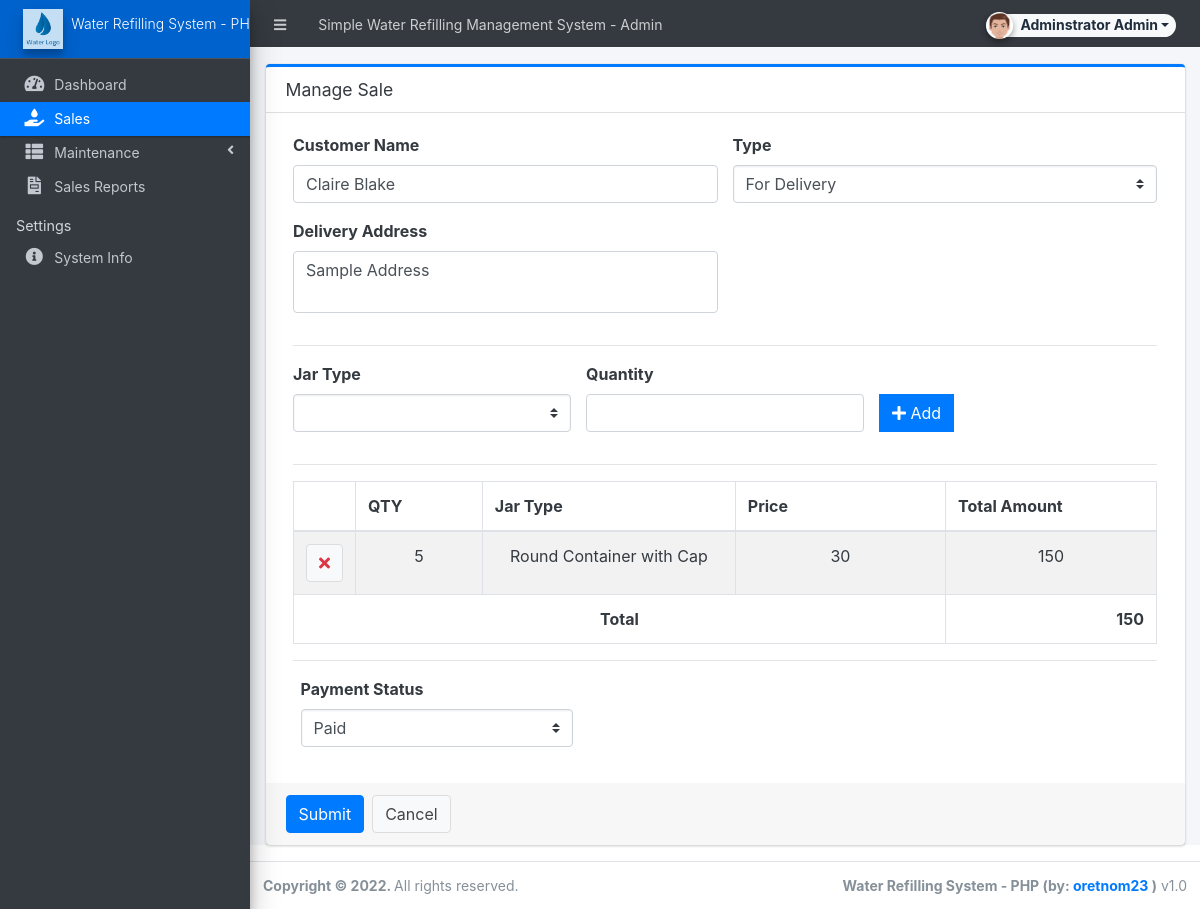
The page /admin/?page=sales/manage_sales&id=2 (signed in) on the database its author committed.
### tables this page shows
CREATE TABLE `sales_items` (
  `id` int(30) NOT NULL,
  `sales_id` int(30) NOT NULL,
  `jar_type_id` int(30) NOT NULL,
  `quantity` float NOT NULL,
  `price` float NOT NULL,
  `total_amount` float NOT NULL
);

CREATE TABLE `jar_types` (
  `id` int(30) NOT NULL,
  `name` text NOT NULL,
  `description` text NOT NULL,
  `pricing` float NOT NULL,
  `date_created` datetime NOT NULL DEFAULT current_timestamp(),
  `date_updated` datetime DEFAULT NULL ON UPDATE current_timestamp()
);

### admin/sales/manage_sales.php (the view, shortened to what this page needs)
<div class="card card-outline card-primary">
    <div class="card-header">
    <h3 class="card-title"><?php echo !isset($id) ? "Create New" : "Manage" ?> Sale</h3>
    </div>
    <div class="card-body">
        <div class="container-fluid">
            <form id="sales-form">
                <div class="row">
                    <div class="form-group col-sm-6">
                        <label class="control-label">Customer Name</label>
                        <input type="text" name="customer_name" class="form-control" id="customer_name" value="<?php echo isset($customer_name) ?  $customer_name : "Guest" ?>" reqiured>
                    </div>
                    <div class="form-group col-sm-6">
                        <label class="control-label">Type</label>
                        <select  id="type" name="type" class="custom-select select2">
                            <option value="2" <?php echo isset($type) && $type == 2 ? "selected" : "" ?>>For Delivery</option>
                        </select>
                    </div>
                </div>
                <div class="row" style="display:none" id="da-holder">
                    <div class="form-group col-sm-6">
                        <label class="control-label">Delivery Address</label>
                        <textarea type="text" rows="2" style="resize:none" name="delivery_address" class="form-control" id="delivery_address"><?php echo isset($delivery_address) ?  $delivery_address : "" ?></textarea>
                    </div>
                </div>
                <hr>
                <div class="row align-items-end">
                    <div class="form-group col-sm-4">
                        <label class="control-label">Jar Type</label>
                        <select  id="jar_type_id" class="custom-select select2">
                            <option value=""></option>
                            <?php
                            $j_qry = $conn->query("SELECT * FROM jar_types order by `name` asc");
                            while($row=$j_qry->fetch_assoc()):
                            ?>
                            <option value="<?php echo $row['id'] ?>" data-price="<?php echo $row['pricing'] ?>" ><?php echo $row['name'] ?></option>
                            <?php endwhile; ?>
                        </select>
                    </div>
                    <div class="form-group col-sm-4">
                        <label class="control-label">Quantity</label>
                        <input type="number" min="1" class="form-control" id="quantity">
                    </div>
                    <div class="col-sm-2 mb-3">
                        <button class="btn btn-primary btn-flat" type="button" id="add_to_list"><i class="fa fa-plus"></i> Add</button>
                    </div>
                </div>
                <hr>
                <table class="table table-bordered table-striped" id="item-list">
                    <colgroup>
                        <col width="5%">
                        <col width="15%">
                        <col width="30%">
                        <col width="25%">
                        <col width="25%">
                    </colgroup>
                    <thead>
                        <tr>
                            <th></th>
                            <th>QTY</th>
                            <th>Jar Type</th>
                            <th>Price</th>
                            <th>Total Amount</th>
                        </tr>
                    </thead>
                    <tbody>
                        <?php
                        if(isset($id)):
                        $qry2 = $conn->query("SELECT i.*,j.name FROM `sales_items` i inner join `jar_types`j on j.id = i.jar_type_id where  i.sales_id = '{$id}' order by id asc ");
                        while($row= $qry2->fetch_assoc()):
                        ?>
                        <tr class="s-item">
                            <td class='text-center'><button class='btn btn-default text-danger' type='button' onclick='del_item($(this))'><i class='fa fa-times'></i></button></td>
                            <td class='text-center'><input type='hidden' name='quantity[]' value='<?php echo $row['quantity'] ?>'><?php echo number_format($row['quantity']) ?></td>
                            <td class='text-center'><input type='hidden' name='jar_type_id[]' value='<?php echo $row['jar_type_id'] ?>'><?php echo $row['name'] ?></td>
                            <td class='text-center'><input type='hidden' name='price[]' value='<?php echo $row['price'] ?>'><?php echo number_format($row['price']) ?></td>
                            <td class='text-center'><input type='hidden' name='total_amount[]' value='<?php echo $row['total_amount'] ?>'><?php echo number_format($row['total_amount']) ?></td>
                        </tr>
                        <?php
                            endwhile;
                            endif;
                        ?>
                    </tbody>
                    <tfoot>
                        <tr>
                            <th colspan='4' class="text-center">Total <input type="hidden" name="amount" value="<?php echo isset($amount)? $amount : 0 ?>"> </th>
                            <th class="text-right" id="grand_total"><?php echo isset($amount)? $amount : 0 ?></th>
                        </tr>
                    </tfoot>
                </table>
                <hr>
                <div class="form-group col-sm-4">
                    <label class="control-label">Payment Status</label>
                    <select  id="status" name="status" class="custom-select">
                        <option value="1" <?php echo isset($status) && $status == 1 ? "selected" : "" ?>>Paid</option>
                    </select>
                </div>
            </form>
        </div>
    </div>
    <div class="card-footer">
        <div class="d-flex w-100">
            <button form="sales-form" class="btn btn-primary mr-2">Submit</button>
            <a href="./?page=sales" class="btn btn-default">Cancel</a>
        </div>
    </div>
</div>

### rows shown on the page
sales_items: quantity "5", jar_type.name "Round Container with Cap", price "30", total_amount "150"

### other values the page prints
$_settings->info('name') "Simple Water Refilling Management System"
$_settings->userdata('firstname').' '.$_settings->userdata('lastname') "Adminstrator Admin"
$_settings->info('short_name') "Water Refilling System -…"
$amount "150"
$_settings->info('short_name') "Water Refilling System - PHP"
